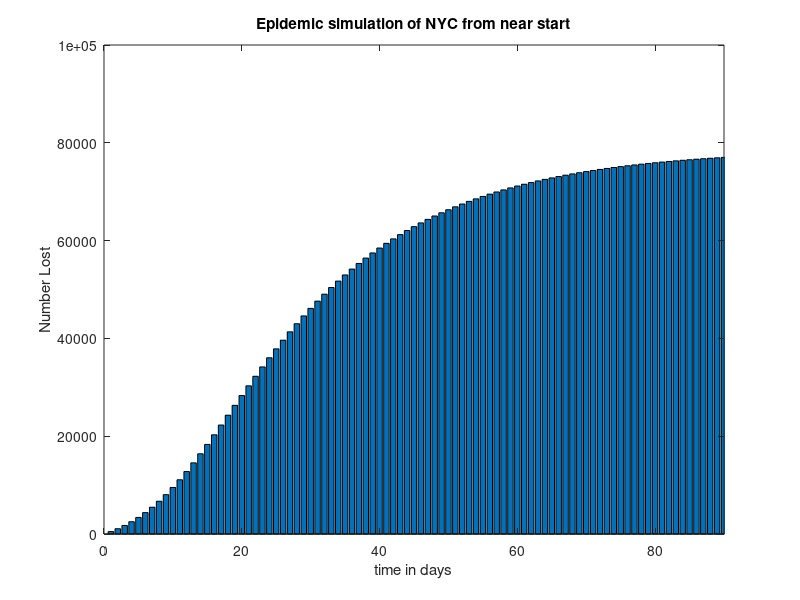

Reproduce this figure in MATLAB.
% Chinedu Ejiogu HW3 - 05/27/2020 Program to model an infectious disease - super simplified.
% Equations : dS/dt = -r S I
%             dR/dt = a I
%             dI/dt = -dS/dt - dR/dt - b I
% time measured in days
%S=susceptibles , R=recovereds, I=infecteds.
%             L=(S+R+I)(0)- (S+I+R)(t)
dt=1
r=3e-8 % change from hw3 
%r=5e-8
a=0.05
b=a/100; % change from hw3
%b=a*0.04
S0=7e6; % change initial value(susceptible/population)from hw3
R0=6e6; % change initial value(recovery rate)from hw3
I0=1e6; % change initial value(infected rate) from hw3
tmax=90;
popscale=8000000 %population scale for graphing
t= 0:dt:tmax ;
S(1)=S0;
R(1)=R0;
I(1)=I0;
itmax=ceil(tmax/dt)
for it=2:itmax+1
    dSodt(it)=-r*S(it-1)*I(it-1);
    S(it)=S(it-1)+dSodt(it)*dt;
    dRodt(it)=a*I(it-1);
    R(it)=R(it-1)+dRodt(it)*dt;
    dIodt(it)=-dSodt(it)-dRodt(it)-b*I(it-1);
    I(it)=I(it-1)+dIodt(it)*dt;
end 
L=(S0+I0+R0)-(S+I+R);
%popscale = 7500000;
bar(t,S)
axis([0 tmax 0 popscale])
xlabel('time in days')
ylabel('Number Susceptible')
title('Epidemic simulation of NYC from near start')
%popscale = 5000000;
bar(t,I)
axis([0 tmax 0 popscale])
xlabel('time in days')
ylabel('Number Infected')
title('Epidemic simulation of NYC from near start')
%popscale = 20000000;
bar(t,R)
axis([0 tmax 0 popscale])
xlabel('time in days')
ylabel('Number Recovered')
title('Epidemic simulation of NYC from near start')
popscale=100000;
bar(t,L)
axis([0 tmax 0 popscale])
xlabel('time in days')
ylabel('Number Lost')
title('Epidemic simulation of NYC from near start')
    
    

